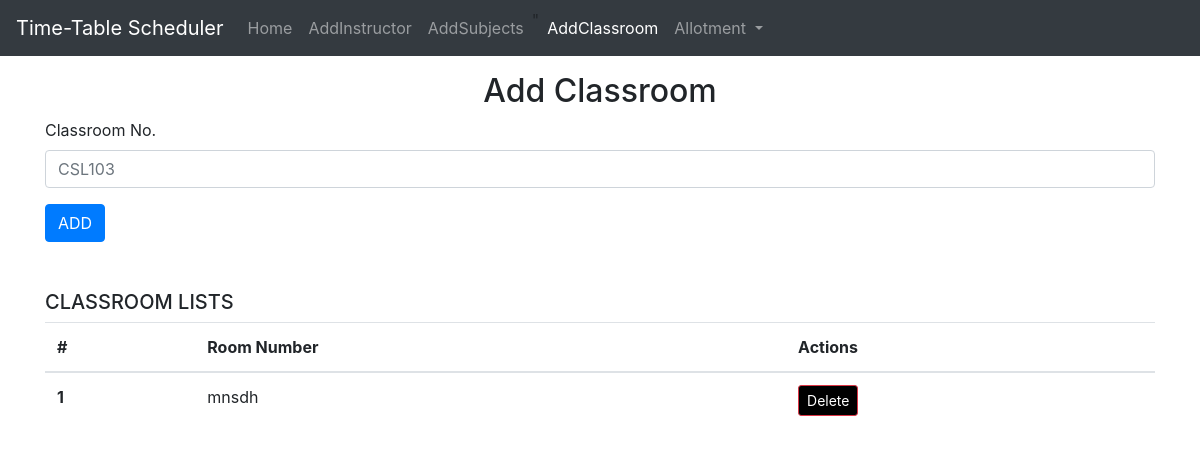
The app's page /addclassroom, older data.
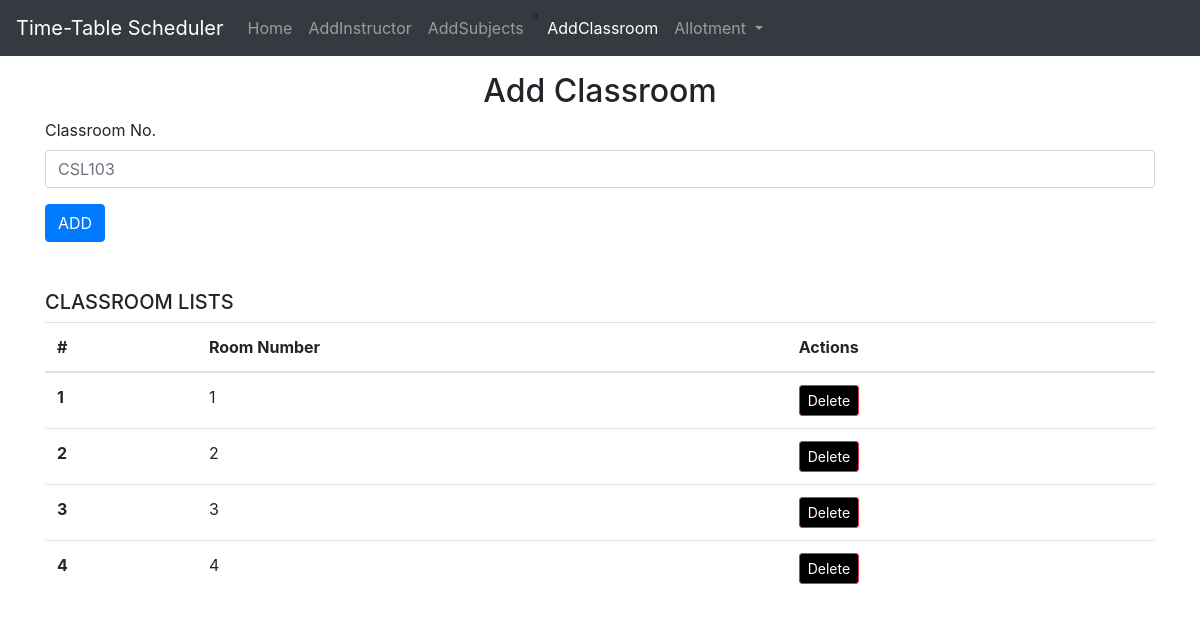
The same page, newer data.
### home/models.py (models this page shows, shortened)
class Classroom(models.Model):
    classnum = models.CharField(max_length=30)

### home/views.py (the view)
# urls.py: path('addclassroom',views.addclassroom,name="addclassroom"),
def addclassroom(request):
    context = {'success': False}
    if request.method == "POST":
        title = request.POST['title']
        ins = Classroom(classnum=title)
        ins.save()
        context['success'] = True
    allLists = Classroom.objects.all()
    context['addclassroom'] = allLists
    return render(request, 'addclassroom.html', context)

### templates/addclassroom.html (shortened to what this page needs)
{% extends "base.html" %}
{% block addclassroomactive %}active{% endblock addclassroomactive %}
{% block body %}
   <div class="container my-3">
    <h2 class="text-center">Add Classroom</h2>
    <form action="/addclassroom" method="post">
        <div class="form-group">
          <label for="title">Classroom No.</label>
          <input type="text" class="form-control" name="title" id="title" placeholder="CSL103">
        </div>
        <button type="submit" class="btn btn-primary">ADD</button>
      </form>
   </div>
   <div class="container my-5">
    <h5>CLASSROOM LISTS</h5>
    <table class="table">
        <thead>
          <tr>
            <th scope="col">#</th>
            <th scope="col">Room Number</th>
            <th scope="col">Actions</th>
          </tr>
        </thead>
        <div>
          <tbody>
            {% for classroom in addclassroom %}
            <tr>
              <th scope="row">{{ forloop.counter }}</th>
              <td>{{ classroom.classnum }}</td>
              <td>
                <form action="{% url 'delete-classroom' classroom.id %}" method="post">
                  <button type="submit" class="btn btn-danger btn-sm" style="background-color:black">Delete</button>
                </form>
              </td>
            </tr>
            {% endfor %}
          </tbody>
        </div>
    {% endblock body %}

Row changes from the older to the newer data that the page shows:
removed Classroom: classnum "mnsdh"
added Classroom: classnum "1"
added Classroom: classnum "2"
added Classroom: classnum "3"
added Classroom: classnum "4"
